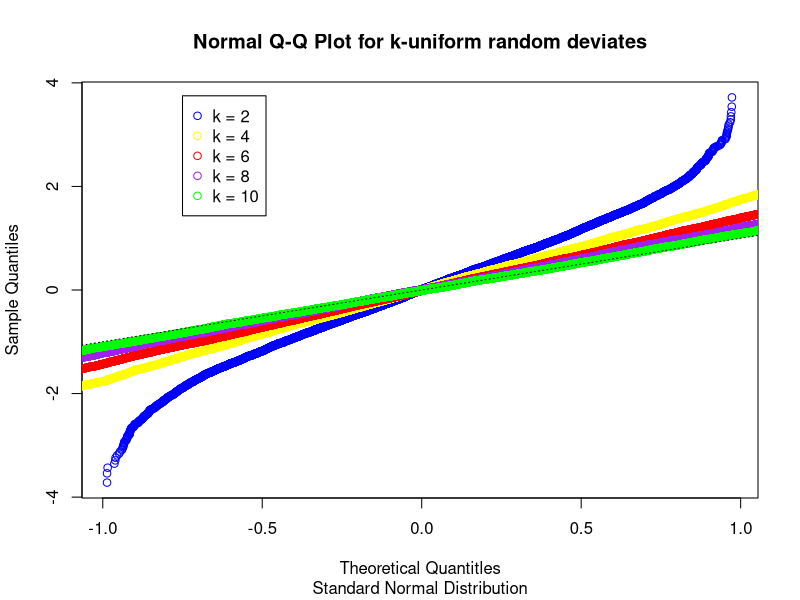
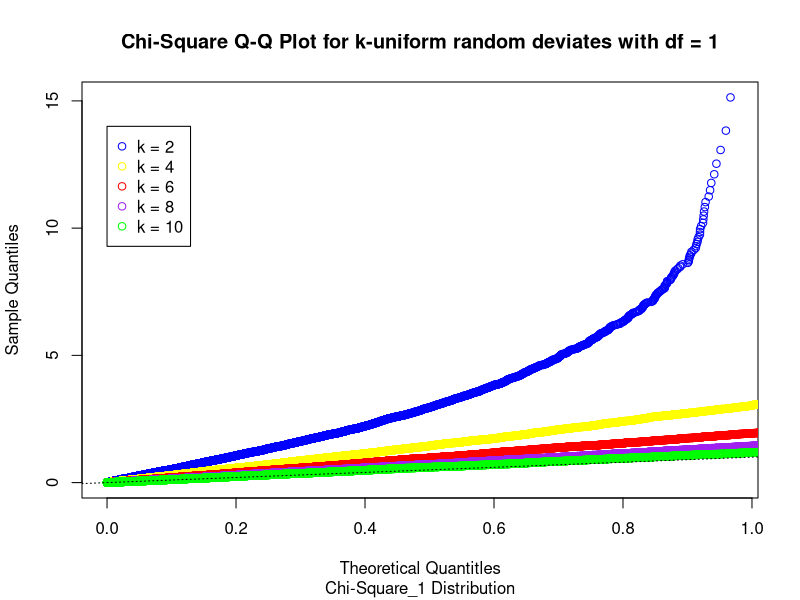
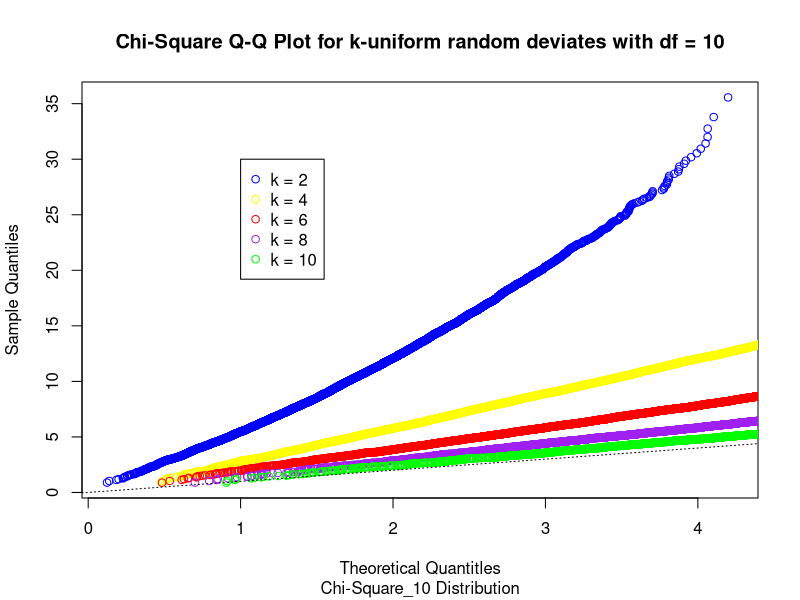
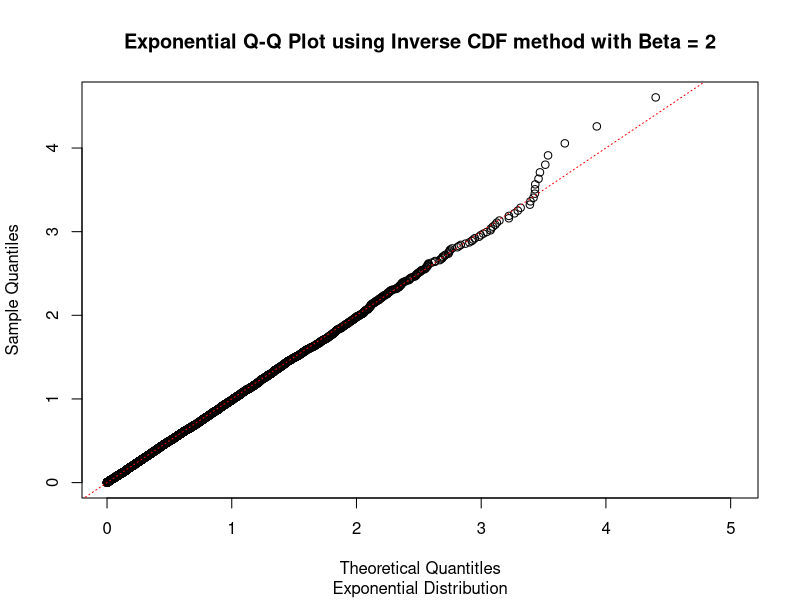
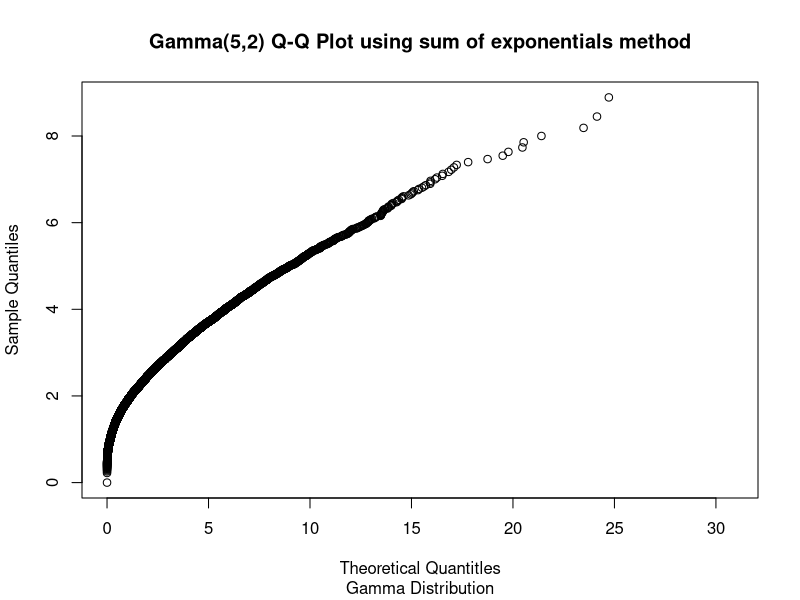
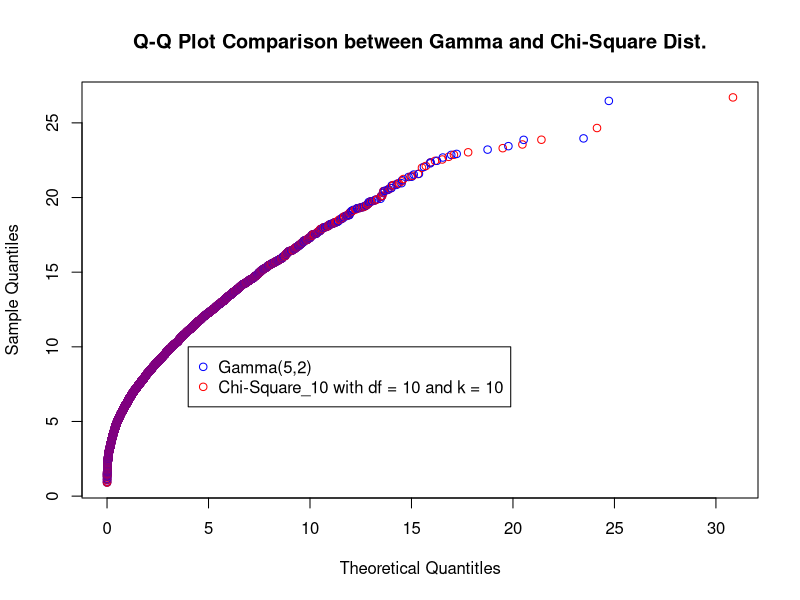
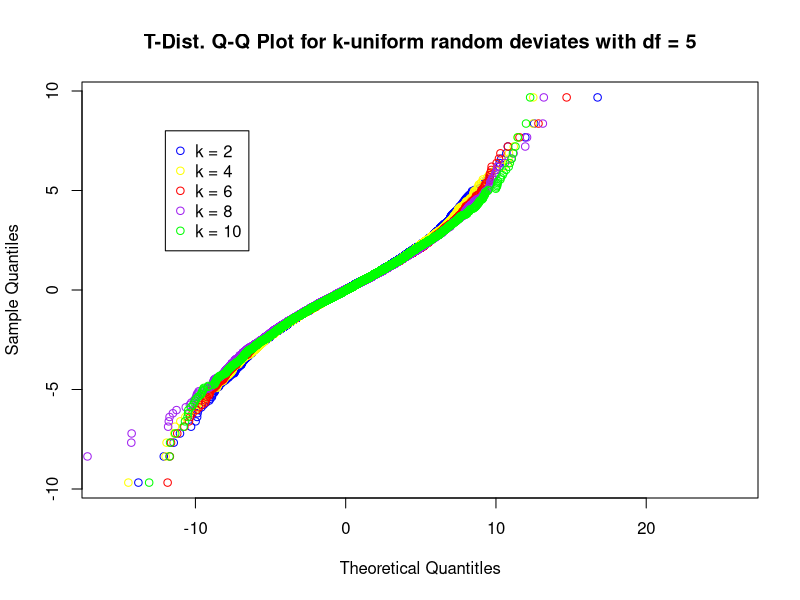
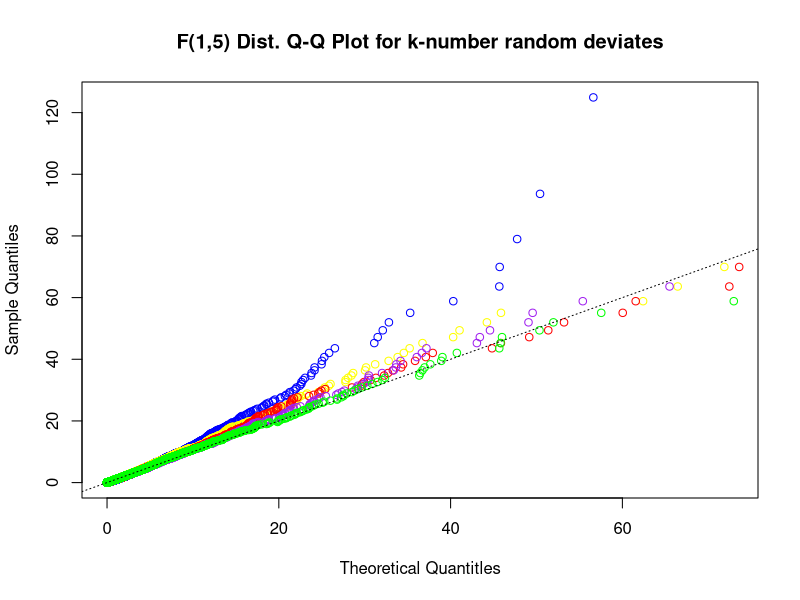

The R script that drew these images, in order:
###################################
# Probability Distributions
###################################

# Question 01 ###################################
# 1. Generate 10,000 deviates from the standard normal distribution using k-uniform random deviates 
# where k is 2, 4, 6, 8, 10 and plot each of these on the same QQPlot each with different colors. 

# Create a Function to Generate Normal Distribution
NormalDist<- function( k ){        # k is the number of uniforms
  numDeviate <- 10000              # Number of Deviates
  res1 <- rep( 0, numDeviate )     # container to hold the answer
  for( i in 1:k ){
    res1 <- res1 + runif( numDeviate, 0 , 1 )
  }
  res1 <- res1 - k/2               # centered at zero
  return( res1 )
}

# Standard normal distribution using k-uniform random deviates 
Question1_1 <- NormalDist( k = 2 )
Question1_2 <- NormalDist( k = 4 )
Question1_3 <- NormalDist( k = 6 )
Question1_4 <- NormalDist( k = 8 )
Question1_5 <- NormalDist( k = 10 )

# Percentiles that match the number of samples
pct1 <- ( 1:10000 ) / 10000
# To create a PDF of the Plot

# Plot of k = 2
plot( sort( Question1_1 ),                               # Theoretical Quantiles
      qnorm( pct1 ),                                      # Sample Quantiles
      col = "blue",
      ylab = "Sample Quantiles",
      xlab = "Theoretical Quantitles",
      main = "Normal Q-Q Plot for k-uniform random deviates",
      sub = "Standard Normal Distribution" )
# Adding on k = 4
points( sort( Question1_2 ),
        qnorm( pct1 ), 
        col = "yellow" )
# Adding on k = 6
points( sort( Question1_3 ), 
        qnorm( pct1 ), 
        col = "red" )
# Adding on k = 8
points( sort( Question1_4 ), 
        qnorm( pct1 ), 
        col = "purple" )
# Adding on k = 10
points( sort( Question1_5 ), 
        qnorm( pct1 ), 
        col = "green" )
abline( 0, 1, col = "black", lty = 3 )  #45-degree angle line

legend( -0.75, 3.75,
        c( "k = 2", "k = 4", "k = 6", "k = 8", "k = 10"),
        col = c( "blue", "yellow", "red", "purple", "green" ),
        pch = c( 1 ,1, 1, 1, 1) )

# Question 02 ###################################
# 2.  Generate 10,000 deviates from the Chi-Square distribution with df = 1 using 
# k-uniform random deviates where k is 2, 4, 6, 8, 10 and plot each of these on the same QQPlot 
# each with different colors.

# Create a Function to Generate Chi-Square Distribution
ChiSquare <- function( df, k ){
  # df is the degrees of freedom
  # k is the number of uniforms I want to add together
  numDeviate <- 10000               # Number of Deviates
  res1 <- rep( 0, numDeviate )      # container to hold answer
  for( i in 1:df ){
    res1 <- res1 + NormalDist( k )^2
  }
  return( res1 )
}

# Chi-Square_1 distribution using k-uniform random deviates 
Question2_1 <- ChiSquare( df = 1, k = 2 )
Question2_2 <- ChiSquare( df = 1, k = 4 )
Question2_3 <- ChiSquare( df = 1, k = 6 )
Question2_4 <- ChiSquare( df = 1, k = 8 )
Question2_5 <- ChiSquare( df = 1, k = 10 )

# Percentiles...needs to match the number of samples
pct1 <- ( 1:10000 ) / 10000
# To create a PDF

# Plot of k = 2
plot( sort( Question2_1 ),                                # Theoretical Quantiles
      qchisq( pct1, df = 1 ),                             # Sample Quantiles
      col = "blue",
      ylab = "Sample Quantiles",
      xlab = "Theoretical Quantitles",
      main = "Chi-Square Q-Q Plot for k-uniform random deviates with df = 1",
      sub = "Chi-Square_1 Distribution")
# Adding on k = 4
points( sort( Question2_2 ),
        qchisq( pct1, df = 1 ), 
        col = "yellow" )
# Adding on k = 6
points( sort( Question2_3 ), 
        qchisq( pct1, df = 1 ), 
        col = "red" )
# Adding on k = 8
points( sort( Question2_4 ), 
        qchisq( pct1, df = 1 ), 
        col = "purple" )
# Adding on k = 10
points( sort( Question2_5 ), 
        qchisq( pct1, df = 1 ), 
        col = "green" )
abline( 0, 1, col = "black", lty = 3 ) #45-degree angle line

legend( 0, 14,
        c( "k = 2", "k = 4", "k = 6", "k = 8", "k = 10"),
        col = c( "blue", "yellow", "red", "purple", "green" ),
        pch = c( 1 ,1, 1, 1, 1) )

# Question 03 ###################################
# 3.  Generate 10,000 deviatexs from the Chi-square distribution with df = 10 using k-uniform random 
# deviates (for each of the Chi-Square_1 deviates) where k is 2, 4, 6, 8, 10 and plot these on the 
# same QQPlot each with different colors.

# Chi-Square_10 distribution using k-uniform random deviates 
Question3_1 <- ChiSquare( df = 10, k = 2 )
Question3_2 <- ChiSquare( df = 10, k = 4 )
Question3_3 <- ChiSquare( df = 10, k = 6 )
Question3_4 <- ChiSquare( df = 10, k = 8 )
Question3_5 <- ChiSquare( df = 10, k = 10 )

# Percentiles...needs to match the number of samples
pct1 <- ( 1:10000 ) / 10000
# To create a PDF

# Plot of k = 2
plot( sort( Question3_1 ),                                # Theoretical Quantiles
      qchisq( pct1, df = 10 ),                             # Sample Quantiles
      col = "blue",
      ylab = "Sample Quantiles",
      xlab = "Theoretical Quantitles",
      main = "Chi-Square Q-Q Plot for k-uniform random deviates with df = 10",
      sub = "Chi-Square_10 Distribution")

# Adding on k = 4
points( sort( Question3_2 ),
        qchisq( pct1, df = 10 ), 
        col = "yellow" )
# Adding on k = 6
points( sort( Question3_3 ), 
        qchisq( pct1, df = 10 ), 
        col = "red" )
# Adding on k = 8
points( sort( Question3_4 ), 
        qchisq( pct1, df = 10 ), 
        col = "purple" )
# Adding on k = 10
points( sort( Question3_5 ), 
        qchisq( pct1, df = 10 ), 
        col = "green" )
abline( 0, 1, col = "black", lty = 3 ) # 45-degree angle line
legend( 1.0, 30,
        c( "k = 2", "k = 4", "k = 6", "k = 8", "k = 10"),
        col = c( "blue", "yellow", "red", "purple", "green" ),
        pch = c( 1 ,1, 1, 1, 1) )

# Question 04 ###################################
# 4.  Generate 10,000 deviates from the Exponential distribution with beta = 2 using the 
# inverse cdf method and plot these on a QQplot.

# Uniform distribution of 10,000 deviates
U1 <- runif( 10000, 0, 1 )
# Exponential(2)
beta1 <- 2
# Exponential Distribution Formula Inverse CDF Method
E1 <- -log( 1 - U1 ) / beta1
# Percentiles to match the number of samples
pct2 <- seq( 0, 1, length.out = 10000 )

plot( sort( E1 ),
      qexp( pct2, 2 ),
      ylab = "Sample Quantiles",
      xlab = "Theoretical Quantitles",
      main = "Exponential Q-Q Plot using Inverse CDF method with Beta = 2",
      sub = "Exponential Distribution")
abline( 0, 1, col = "red", lty = 3)

# Question 05 ###################################
# 5.  Generate 10,000 deviates from the Gamma(5,2) distribution using the sum of 
# exponentials method and plot these on a QQplot.  On a separate plot overlay the 
# samples you obtained in #3 where k = 10

# Uniform distribution of 10,000 deviates
U1 <- runif( 10000, 0, 1 )
# Gamma( 5, 2 )
alpha1 <- 5
beta2 <- 2
# Create a function to generate the Gamma Distribution
GammaDist <- function( alpha1, beta2 ){
  numDeviate <- 10000                  # Number of Deviates
  res1 <- res1 <- rep( 0, numDeviate ) # container to hold answer
  for( i in 1:alpha1 ){
    res1 <- res1 + ( -log( 1 - U1 ) / beta2 )
  }
  return(res1)
}

# Gamma(5,2) distribution
Question5 <- GammaDist( alpha1, beta2 )
# Percentiles to match the number of samples
pct2 <- seq( 0, 1, length.out = 10000 )

plot( sort( Question5 ),
      qgamma( pct2, alpha1, beta2 ),
      ylab = "Sample Quantiles",
      xlab = "Theoretical Quantitles",
      main = "Gamma(5,2) Q-Q Plot using sum of exponentials method",
      sub = "Gamma Distribution" ) 


qqplot( sort( Question5 ), 
        sort( Question3_5 ), 
        col = c("blue", "red"),
        ylab = "Sample Quantiles",
        xlab = "Theoretical Quantitles",
        main = "Q-Q Plot Comparison between Gamma and Chi-Square Dist." ) 

legend( 4, 10,
        c( "Gamma(5,2)", "Chi-Square_10 with df = 10 and k = 10"),
        col = c( "blue", "red"),
        pch = c( 1, 1 ) )

# Question 06 ###################################
# 6.  Generate 10,000 deviates from a T distribution with 5 degrees of freedom using the 
# samples you obtained in #1 and #3 for k = 2, 4, 6, 8, 10 and plot these on the same 

# Create a function to generate the T-distribution
Tdist <- function ( df, k ){
  numDeviates <- 10000
  res1 <- rep( 0, numDeviates ) # container to hold the answer
  for( i in 1:df ){
    res1 <- res1 +  ( NormalDist( k ) / ( ( ChiSquare( df, k ) / df )^0.5 ) )
  }
  return( res1 )
}

# T distribution with k deviates
Question6_1 <- Tdist( df = 5, k = 2 )
Question6_2 <- Tdist( df = 5, k = 4 )
Question6_3 <- Tdist( df = 5, k = 6 )
Question6_4 <- Tdist( df = 5, k = 8 )
Question6_5 <- Tdist( df = 5, k = 10 )

# Percentiles to match the number of samples
pct2 <- seq( 0, 1, length.out = 10000 )


# Plot of k = 2
plot( sort( Question6_1 ),                            # Theoretical Quantiles
      qt( pct2, df = 5 ),                             # Sample Quantiles
      col = "blue",
      ylab = "Sample Quantiles",
      xlab = "Theoretical Quantitles",
      main = "T-Dist. Q-Q Plot for k-uniform random deviates with df = 5" )
# Adding on k = 4
points( sort( Question6_2 ),
        qt( pct2, df = 5 ), 
        col = "yellow" )
# Adding on k = 6
points( sort( Question6_3 ), 
        qt( pct2, df = 5 ), 
        col = "red" )
# Adding on k = 8
points( sort( Question6_4 ), 
        qt( pct2, df = 5 ), 
        col = "purple" )
# Adding on k = 10
points( sort( Question6_5 ), 
        qt( pct2, df = 5 ), 
        col = "green" )

legend( -12, 8,
        c( "k = 2", "k = 4", "k = 6", "k = 8", "k = 10"),
        col = c( "blue", "yellow", "red", "purple", "green" ),
        pch = c( 1 ,1, 1, 1, 1) )

# Question 07 ###################################
# 7.  Generate 10,000 deviates from an F(1,5) distribution using the samples from #6 for k = 2, 4, 6, 8, 10 
# and plot these on the same QQplot with different colors corresponding to the different values of k.  

# Function to generate the F-distribution
Fdist <- function( d1, d2, k ){
  numDeviates <- 10000              # Number of Deviates
  res1 <- rep( 0, numDeviates )     # container to hold numerator
  res2 <- rep( 0, numDeviates )     # container to hold denominator
  res3 <- rep( 0, numDeviates )
  for( i in 1:d1){
    res1 <- ( ChiSquare( d1, k ) / d1 )   # Numerator
    res1 <- res1 + res1
  }
  for( i in 1:d2){
    res2 <- ( ChiSquare( d2, k ) / d2)    # Denominator
    res2 <- res2 + res2
  res3 <- res1/res2
  return( res3 )
  }
}

# F(1,5) distribution with k-number deviates
Question7_1 <- Fdist( 1, 5, 2 )
Question7_2 <- Fdist( 1, 5, 4 )
Question7_3 <- Fdist( 1, 5, 6 )
Question7_4 <- Fdist( 1, 5, 8 )
Question7_5 <- Fdist( 1, 5, 10 )

# Create a qqplot
pct2 <- seq( 0, 1, length.out = 10000 )

# Plot of k = 2
plot( sort( Question7_1 ),                            
      qf( pct2, 1, 5 ),            
      col = "blue",
      ylab = "Sample Quantiles",
      xlab = "Theoretical Quantitles",
      main = "F(1,5) Dist. Q-Q Plot for k-number random deviates" )
# Adding on k = 4
points( sort( Question7_2 ),
        qf( pct2, 1, 5 ), 
        col = "yellow" )
# Adding on k = 6
points( sort( Question7_3 ), 
        qf( pct2, 1, 5 ), 
        col = "red" )
# Adding on k = 8
points( sort( Question7_4 ), 
        qf( pct2, 1, 5 ), 
        col = "purple" )
# Adding on k = 10
points( sort( Question7_5 ), 
        qf( pct2, 1, 5 ), 
        col = "green" )
abline( 0, 1, col = "black", lty = 3 )

legend( 100, 40,
        c( "k = 2", "k = 4", "k = 6", "k = 8", "k = 10"),
        col = c( "blue", "yellow", "red", "purple", "green" ),
        pch = c( 1 ,1, 1, 1, 1) )

# Question 08 ###################################
# 8.  Use what you have learned to generate 10,000 deviates from an F(5,15) only using uniform 
# random deviates for k = 2, 4, 6, 8 and 10.  Plot these on a QQplot with different colors 
# corresponding to the different values of k.

# F(5,15) distribution with k-number deviates 
Question8_1 <- Fdist( 5, 15, 2 )
Question8_2 <- Fdist( 5, 15, 4 )
Question8_3 <- Fdist( 5, 15, 6 )
Question8_4 <- Fdist( 5, 15, 8 )
Question8_5 <- Fdist( 5, 15, 10 )

# Create a qqplot
pct2 <- seq( 0, 1, length.out = 10000 )

# Plot of k = 2
plot( sort( Question8_1 ),                            
      qf( pct2, 5, 15 ),            
      col = "blue",
      ylab = "Sample Quantiles",
      xlab = "Theoretical Quantitles",
      main = "F(5,15) Dist. Q-Q Plot for k-uniform random deviates" )
# Adding on k = 4
points( sort( Question8_2 ),
        qf( pct2, 5, 15 ), 
        col = "yellow" )
# Adding on k = 6
points( sort( Question8_3 ), 
        qf( pct2, 5, 15 ), 
        col = "red" )
# Adding on k = 8
points( sort( Question8_4 ), 
        qf( pct2, 5, 15 ), 
        col = "purple" )
# Adding on k = 10
points( sort( Question8_5 ), 
        qf( pct2, 5, 15 ), 
        col = "green" )
abline( 0, 1, col = "black", lty = 3 )   # 45-degree angle line

legend( 0, 10,
        c( "k = 2", "k = 4", "k = 6", "k = 8", "k = 10"),
        col = c( "blue", "yellow", "red", "purple", "green" ),
        pch = c( 1 ,1, 1, 1, 1) )

